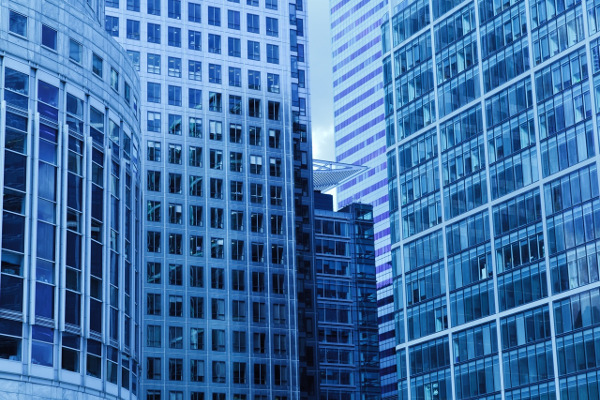
//> input picture opencv/lines.jpeg, 600 x 400 px, given in place of gray.png, which was not available
$ ./t2   (built with g++ and OpenCV 4)
//> lines starting //> are read from the running program, lines starting //| are printed output that depends on the picture; after the words box and inside, x2 and y2 are one past the last pixel; in counts of white or black regions, pixels touching at a corner belong together; pictures that were not available may be replaced by others from this repository, and a replacement may not be noted
// 直方图
//
#include <iostream>
#include <stdio.h>
#include <opencv2/core/core.hpp>
#include <opencv2/imgproc.hpp>
#include <opencv2/highgui.hpp>

class Histogram1D {
 private:
  int histSize[1];
  float hranges[2];
  const float* ranges[1];
  int channels[1];
  cv::Mat hist;

 public:
  Histogram1D() {
    // Prepare default arguments for 1D histogram
    histSize[0]= 256; // 256 bins
    hranges[0]= 0.0; // from 0 (inclusive)
    hranges[1]= 256.0; // to 256 (exclusive)
    ranges[0]= hranges;
    channels[0]= 0; // we look at channel 0
    cv::Mat hist;
  }

  cv::Mat getHistogram(const cv::Mat &img) {
    cv::calcHist(&img,
                 1,
                 channels,
                 cv::Mat(),
                 hist,
                 1,
                 histSize,
                 ranges);
    return hist;
  }

  cv::Mat getHistogramImg(int zoom=1) const {
    double maxVal = 0;
    double minVal = 0;
    cv::minMaxLoc(hist, &minVal, &maxVal, 0,0);

    int histSize = hist.rows;

    cv::Mat img(histSize * zoom,
                histSize*zoom,
                CV_8U,
                cv::Scalar(255));
    int hpt = static_cast<int>(0.9*histSize);

    for (int h=0; h < histSize; ++h) {
      float binVal = hist.at<float>(h);
      if (binVal > 0) {
        int intensity = static_cast<int>(binVal*hpt/maxVal);
        cv::line(img, cv::Point(h*zoom, histSize*zoom),
                 cv::Point(h*zoom, (histSize-intensity)*zoom),
                 cv::Scalar(0),
                 zoom);
      }
    }
    return img;
  }


  static cv::Mat applyLookUp(const cv::Mat &img, const cv::Mat &lookup) {
    cv::Mat result;
    cv::LUT(img, lookup, result);
    return result;
  }

  cv::Mat stretch(const cv::Mat &image, int minValue=0) {
    // Compute histogram first
    cv::Mat hist= getHistogram(image); // find left extremity of the histogram
    int imin= 0; //最左边右值的第一个下标
    for( ; imin < histSize[0]; imin++ ) {
      // ignore bins with less than minValue entries
      if (hist.at<float>(imin) > minValue)
        break;
    }
    // find right extremity of the histogram
    int imax= histSize[0]-1;
    for( ; imax >= 0; imax-- ) {
      // ignore bins with less than minValue entries
      if (hist.at<float>(imax) > minValue)
        break;
    }
    // Create lookup table
    int dim(256);
    cv::Mat lookup(1, // 1 dimension
                   &dim,
                   // 256 entries
                   CV_8U);
    // uchar
    // Build lookup table
    for (int i=0; i<256; i++) {
      // stretch between imin and imax
      if (i < imin)
        lookup.at<uchar>(i)= 0;
      else if (i > imax)
        lookup.at<uchar>(i)= 255;
      else
        lookup.at<uchar>(i)= cvRound(255.0*(i-imin)/(imax-imin));
    }
    // Apply lookup table
    cv::Mat result;
    result= applyLookUp(image,lookup);
    printf("ileft=%d iright=%d\n", imin, imax);
    return result;
  }

};


using std::cout;
int main(int argc, char *argv[])
{
  //CV_8U 灰度图片
  //CV_BUC3 三通道
  //cv::Mat img(240,320, CV_8UC3, cv::Scalar(0,0,255)); //3 color channel
  //cv::Mat img(cv::Size(240,320), CV_8UC3, cv::Scalar(0,0,255)); //3 color channel
  //cv::imshow("img1", img);

  cv::Mat img = cv::imread("gray.png",0);
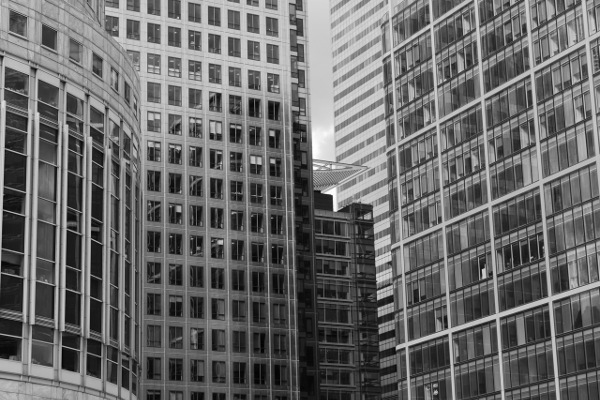
//> img: 400 rows x 600 cols, CV_8UC1; min 0, max 255, mean 106.1

  Histogram1D h;
  cv::Mat histo = h.getHistogram(img);
//> in getHistogram, `cv::calcHist(&img, 1, channels, cv::Mat(), hist, 1, histSize, ranges);`: hist = 256 values, max 1679 at index 78, min 2 at index 1, mean 937.5
//> histo has the same summary as hist in getHistogram
  for (int i=0; i<256; ++i)
    printf("Value %d = %f\n", i, histo.at<float>(i));
//> this loop made 256 passes
//| Value 0 = 4.000000
//| Value 1 = 2.000000
//| Value 2 = 12.000000
//| Value 3 = 13.000000
//| Value 4 = 49.000000
//| Value 5 = 48.000000
//| Value 6 = 62.000000
//| Value 7 = 123.000000
//> (output is shown up to pass 8 of 256)

  cv::namedWindow("histogram");
  cv::imshow("histogram", h.getHistogramImg());
//> in getHistogramImg, `cv::minMaxLoc(hist, &minVal, &maxVal, 0,0);`: minVal = 2; maxVal = 1679
//> the loop in getHistogramImg, `for (int h=0; h < histSize; ++h)` made 256 passes
//> (binVal, intensity) on passes 1 to 12: (4, 0), (2, 0), (12, 1), (13, 1), (49, 6), (48, 6), (62, 8), (123, 16), (145, 19), (199, 27), (244, 33), (326, 44)
//> after the loop in getHistogramImg, `for (int h=0; h < histSize; ++h)`:
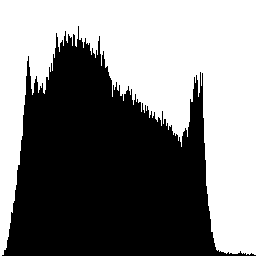
//> img: 256 rows x 256 cols, CV_8UC1; 50% white; 1 black region, box (x1, y1, x2, y2) and area: (2, 26, 256, 256) 32749

  // [5 lines of commented-out code are left out]

  cv::Mat streteched = h.stretch(img, 100.01f);
//> after the loop in stretch, `for( ; imin < histSize[0]; imin++ )`: imin = 7
//> after the loop in stretch, `for( ; imax >= 0; imax-- )`: imax = 213
//> after the loop in stretch, `for (int i=0; i<256; i++)`: lookup = 256 values from 0 to 255
//> in applyLookUp, `cv::LUT(img, lookup, result);`:
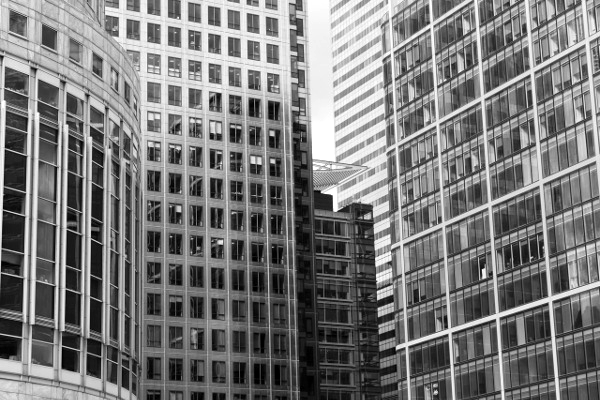
//> result: 400 rows x 600 cols, CV_8UC1; min 0, max 255, mean 122.6
//| ileft=7 iright=213
  cv::imshow("stretech", streteched);

  cv::namedWindow("histogram2");
  h.getHistogram(streteched);
  cv::imshow("histogram2", h.getHistogramImg());
//> call 2 of getHistogramImg, with zoom = 1
//> the loop in getHistogramImg (call 2), `for (int h=0; h < histSize; ++h)` made 256 passes
//> (binVal, intensity) on passes 1, 2, 3, 5, 6, 7, 8, 10, 11, 12, 13, 15: (313, 42), (145, 19), (199, 27), (244, 33), (326, 44), (321, 43), (389, 53), (408, 55), (484, 66), (519, 71), (633, 86), (670, 91)
//> binVal on passes 4, 9, 14, 19, 24, 30: 0, 0, 0, 0, 0, 0
//> after the loop in getHistogramImg (call 2), `for (int h=0; h < histSize; ++h)`:
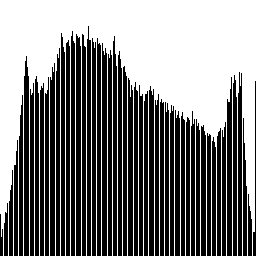
//> img: 256 rows x 256 cols, CV_8UC1; 50% white; 1 white region, box (x1, y1, x2, y2) and area: (0, 0, 256, 256) 32762

  ///直方图均衡化
  cv::Mat equ;
  cv::equalizeHist(img, equ);
  cv::imshow("equalize", equ);
  h.getHistogram(equ);
  cv::imshow("equalize2", h.getHistogramImg());
//> call 3 of getHistogramImg, with zoom = 1
//> in getHistogramImg (call 3), `cv::minMaxLoc(hist, &minVal, &maxVal, 0,0);`: maxVal = 1834
//> the loop in getHistogramImg (call 3), `for (int h=0; h < histSize; ++h)` made 256 passes
//> (binVal, intensity) on passes 1, 2, 3, 4, 5, 6, 7, 8, 9, 10, 12, 13: (458, 57), (769, 96), (1118, 140), (484, 60), (1152, 144), (670, 84), (1439, 180), (850, 106), (876, 109), (1033, 129), (1107, 138), (1179, 147)
//> after the loop in getHistogramImg (call 3), `for (int h=0; h < histSize; ++h)`:
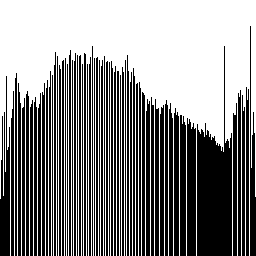
//> img: 256 rows x 256 cols, CV_8UC1; 54.2% white; 63 black regions, largest, box (x1, y1, x2, y2) and area: (197, 46, 232, 256) 4227, (187, 118, 196, 256) 1185, (0, 76, 10, 256) 1105

  cv::waitKey(0);
  return 0;
}
